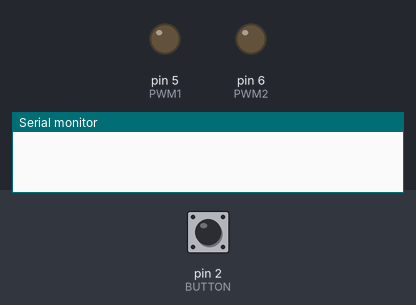
Bench run of a sketch on a simulated Arduino Uno, built with avr-gcc and run on an emulated ATmega328P. Parts: output pins drawn as LEDs (lit = HIGH), the last lines printed to the serial monitor. The test bench sets the inputs (shaded band); at power-on: pin 2 (BUTTON) HIGH.

Above: at 1.2 s.
1.3 s: pin 2 (BUTTON) pulled LOW for 0.15 s
At 2.6 s:
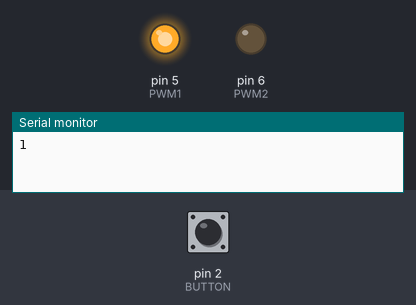
3.5 s: pin 2 (BUTTON) pulled LOW for 1 s
At 5.5 s:
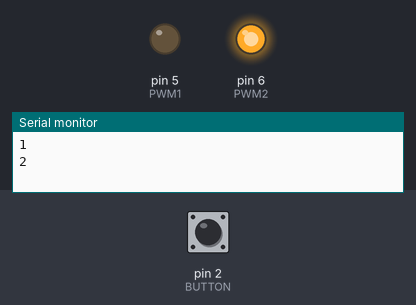
6.0 s: pin 2 (BUTTON) pulled LOW for 0.15 s
At 7.4 s:
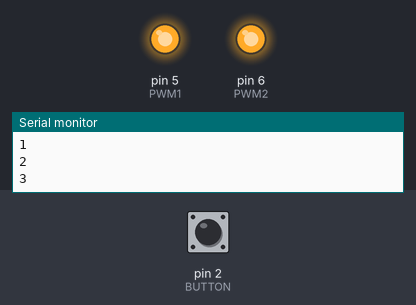
8.2 s: pin 2 (BUTTON) pulled LOW for 3.2 s
At 10.3 s:
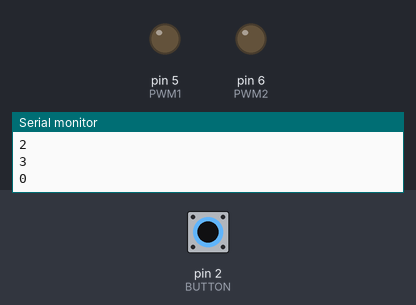
12.9 s: pin 2 (BUTTON) pulsed LOW 2 times (0.12 s each, 0.3 s apart)
At 15.0 s:
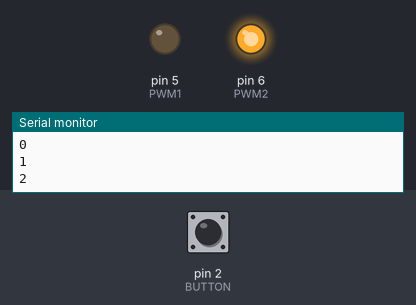
15.3 s: pin 2 (BUTTON) pulsed LOW 5 times (0.12 s each, 0.3 s apart)
At 17.7 s:
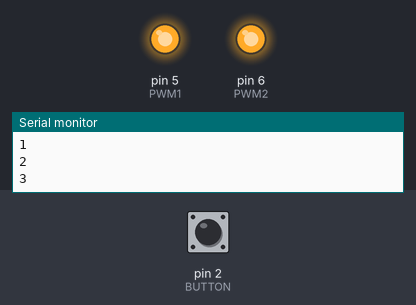
Timing chart, 0 to 19.2 s (numbered marks = the images above; inputs shaded):
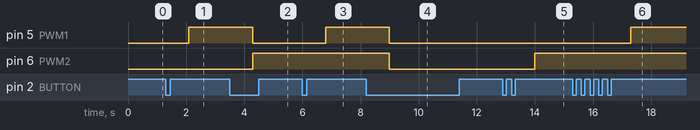

The sketch:

Multi-Press_Button_Dimmer_NoNameLight.ino
```cpp
// (licence header left out)
volatile int count = 0;				// Count button presses, initialize to zero
volatile int currentBrightness1 = 0;  // Keep track of last brightness level, initialize to zero
volatile int currentBrightness2 = 0;  // Keep track of last brightness level, initialize to zero
volatile int setLevel1 = 0;			// Set new target brightness, initialize to zero
volatile int setLevel2 = 0;      // Set new target brightness, initialize to zero
const int BUTTON = 2;				// Input button on pin 2
const int PWM1 = 5;					// PWM pin to drive MOSFET on pin 5
const int PWM2 = 6;         // PWM pin to drive MOSFET on pin 6
const int full = 255;				// Configure brightness levels
const int fadeSpeed = 25;			// Fade speed between brightness levels
volatile boolean state = false;		// Should the MOSFET be powered?
unsigned long time;					// Keep track of loop time
unsigned long lastFade;				// Keep track of fading time

void setup() {
  Serial.begin(9600);
  pinMode(BUTTON, INPUT_PULLUP);		// Enable "button" as input pin, internal pull up
  pinMode(PWM1, OUTPUT);				// Enable "PWM" as output pin
  pinMode(PWM2, OUTPUT);        // Enable "PWM" as output pin
  attachInterrupt(digitalPinToInterrupt(BUTTON), buttonPressed, FALLING);	// Call interrupt routine on falling edge
  lastFade = 0;						// Initialize to zero
  analogWrite(PWM1, setLevel1);		// Set PWM output to zero
  analogWrite(PWM2, setLevel2);    // Set PWM output to zero
  // Set PWM frequency prescaler for D5 & D6
  // CAUTION! Changing timer 0 by changing the prescale factor on Timer0 will affect functions millis(), micros(), delay(),...
  TCCR0B = TCCR0B & B11111000 | B00000010;		// set timer 0 divisor to 8 for PWM frequency of 7812.50 Hz (8000 millis ~ 1 second)
} //end setup

void loop() {
  time = millis();	// Global time keeping
  switch (count) {	// Finite state machine to set brightness target levels
    case 0:			// Off
      setLevel1 = 0;
      setLevel2 = 0;
      break;
    case 1:			// Lower on
      setLevel1 = full;
      setLevel2 = 0;
      break;
    case 2:			// Upper on
      setLevel1 = 0;
      setLevel2 = full;
      break;
    case 3:			// Full on
      setLevel1 = full;
      setLevel2 = full;
      break;
  }

  fade(setLevel1, setLevel2, time);
} // end loop

void buttonPressed() {
  static unsigned long lastInterrupt = 0;		// Time since last interrupt occurred
  unsigned long interruptTime = millis();		// Time when interrupt occurred
  // If interrupts come faster than 200ms, assume it's a bounce and ignore --> PWM prescaler fix x8
  if (interruptTime - lastInterrupt > 1600) {	// Count three button presses and roll over
    if (count >= 0 && count <3) {
      lastInterrupt = interruptTime;				// Reset debounce timer
      count++;
    }
    else if (count >= 3) {						// If count exceeds 3, roll over to zero
      lastInterrupt = interruptTime;				// Reset debounce timer
      count = 0;
    }
    Serial.println(count);
  }
} // end buttonPressed

void fade(int Target1, int Target2, unsigned long thisTime) {	// Fade currentLevel to new value
  if (thisTime - lastFade >= fadeSpeed) {
    if (currentBrightness1 + 1 <= Target1) {
      currentBrightness1 += 1;					// Increment currentBrightness
    }
    else if (currentBrightness1 > Target1) {
        currentBrightness1 -= 1;					// Decrement currentBrightness
    }
    if (currentBrightness2 + 1 <= Target2) {
      currentBrightness2 += 1;          // Increment currentBrightness
    }
    else if (currentBrightness2 > Target2) {
        currentBrightness2 -= 1;          // Decrement currentBrightness
    }
    analogWrite(PWM1, currentBrightness1);			// Set new brightness level
    analogWrite(PWM2, currentBrightness2);
    lastFade = thisTime;							// Reset fade delay
  }
} // end fade
```

Measured:
- after the input at 1.3 s, pin 5 (PWM1): LOW → HIGH after 0.80 s
- after the input at 3.5 s, pin 5 (PWM1): HIGH → LOW after 0.80 s; pin 6 (PWM2): LOW → HIGH after 0.80 s
- after the input at 6.0 s, pin 5 (PWM1): LOW → HIGH after 0.80 s
- after the input at 8.2 s, pin 5 (PWM1), pin 6 (PWM2): HIGH → LOW after 0.80 s
- after the input at 12.9 s, pin 6 (PWM2): LOW → HIGH after 1.1 s
- after the input at 15.3 s, pin 5 (PWM1): LOW → HIGH after 2.0 s
